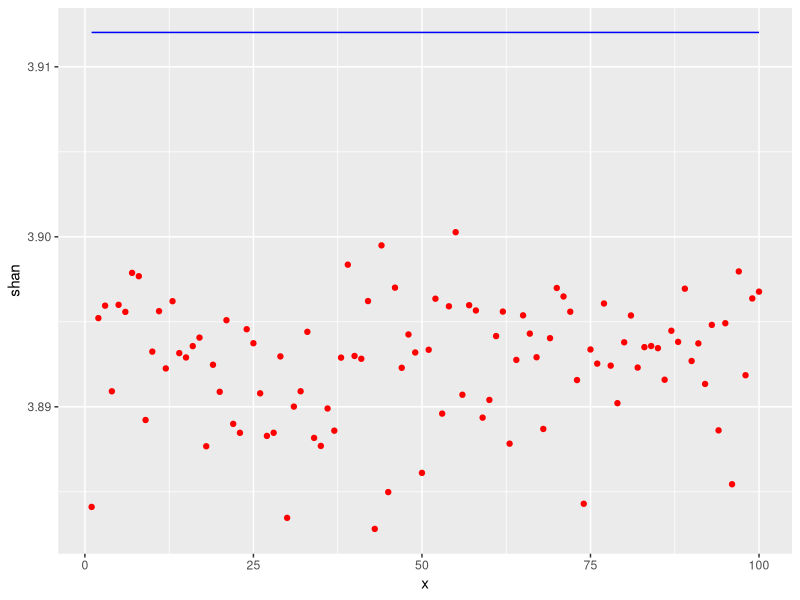
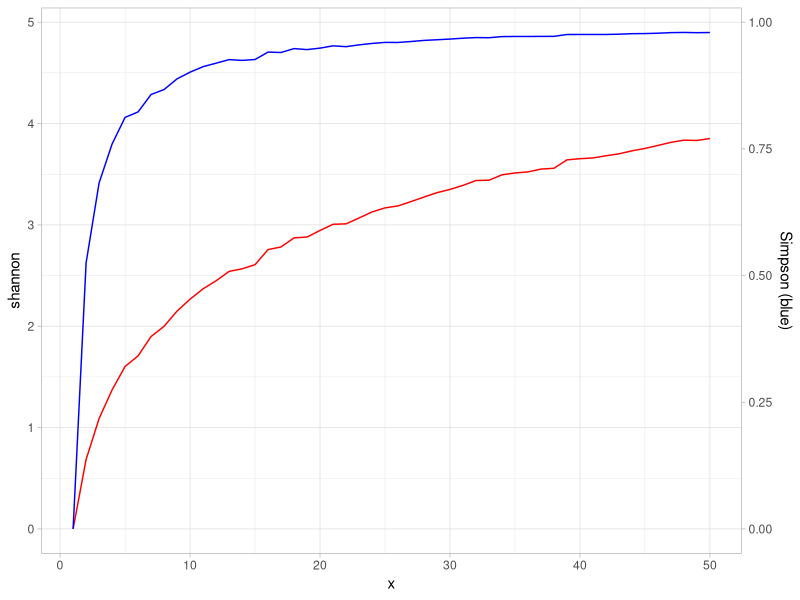

Write the R code that produced these figures, in order.
## ---- chunk 1

a = 5
b = 10
c = 10
d = 10

- 4 * (10/40)  * log(10/40)

- ((5/35) * log(5/35) + 3 * (10/35)  * log(10/35))


# there are specific numbers of species, which have different number of individuals

library(tidyverse)



shan <- vector()

for (j in 1:100){
species_richness <- vector()

for (i in 1:50){
  t = rpois(1, 25)
  species_richness <- append(species_richness, rep(i, t))
}

shan[j] <- species_richness %>% 
  table() %>% 
  as.data.frame() %>% 
  rename(sp = ".", n = "Freq") %>% 
  mutate(per = n/sum(n), 
         logper = log(per),
         h = per * logper) %>% 
  summarise(shannon = -sum(h)) %>% 
  .$shannon
  
}





shan_even <- vector()

for (j in 1:100){
  species_richness <- vector()
  
  for (i in 1:50){
    t = rpois(1, 25)
    species_richness <- append(species_richness, rep(i, 10))
  }
  
  shan_even[j] <- species_richness %>% 
    table() %>% 
    as.data.frame() %>% 
    rename(sp = ".", n = "Freq") %>% 
    mutate(per = n/sum(n), 
           logper = log(per),
           h = per * logper) %>% 
    summarise(shannon = -sum(h)) %>% 
    .$shannon
  
}

library(ggplot2)
ggplot(data.frame(x=1:100, shan, shan_even))+ 
  geom_point(aes(x=x, y=shan), col="red") + 
  geom_line(aes(x=x, y=shan_even), col="blue")

## ---- chunk 2


library(tidyverse)

# make a biodiversity including x species 

shannon <- vector()
simpson <- vector()


for (j in 1:50){

species_richness <- vector()

for (i in 1:j){
  t = rpois(1, 10)
  species_richness <- append(species_richness ,rep(i,t))

}


shannon[j] <- species_richness %>% 
  table() %>% 
  as.data.frame() %>% 
  rename(sp = ".", n = "Freq") %>% 
  mutate(sp = paste0("species",sp)) %>% 
  summarise(H = -sum(n/sum(n)*log(n/sum(n)))) %>% .$H


simpson[j] <- species_richness %>% 
  table() %>% 
  as.data.frame() %>% 
  rename(sp = ".", n = "Freq") %>% 
  mutate(sp = paste0("species",sp),
         nn_1 = n*(n-1),
         N = sum(n),
         N_1 = N-1) %>% 
  summarise(S = 1 - sum(nn_1 / (N*N_1))) %>% .$S

}

library(ggplot2)
ggplot(data.frame(x=1:50, shannon, simpson), aes(x=x))+ 
  geom_line(aes( y=shannon), col="red")+
  geom_line(aes( y=simpson*5), col="blue")+
  scale_y_continuous(sec.axis = sec_axis(~./5, name = "Simpson (blue)"))+
  theme_light()

